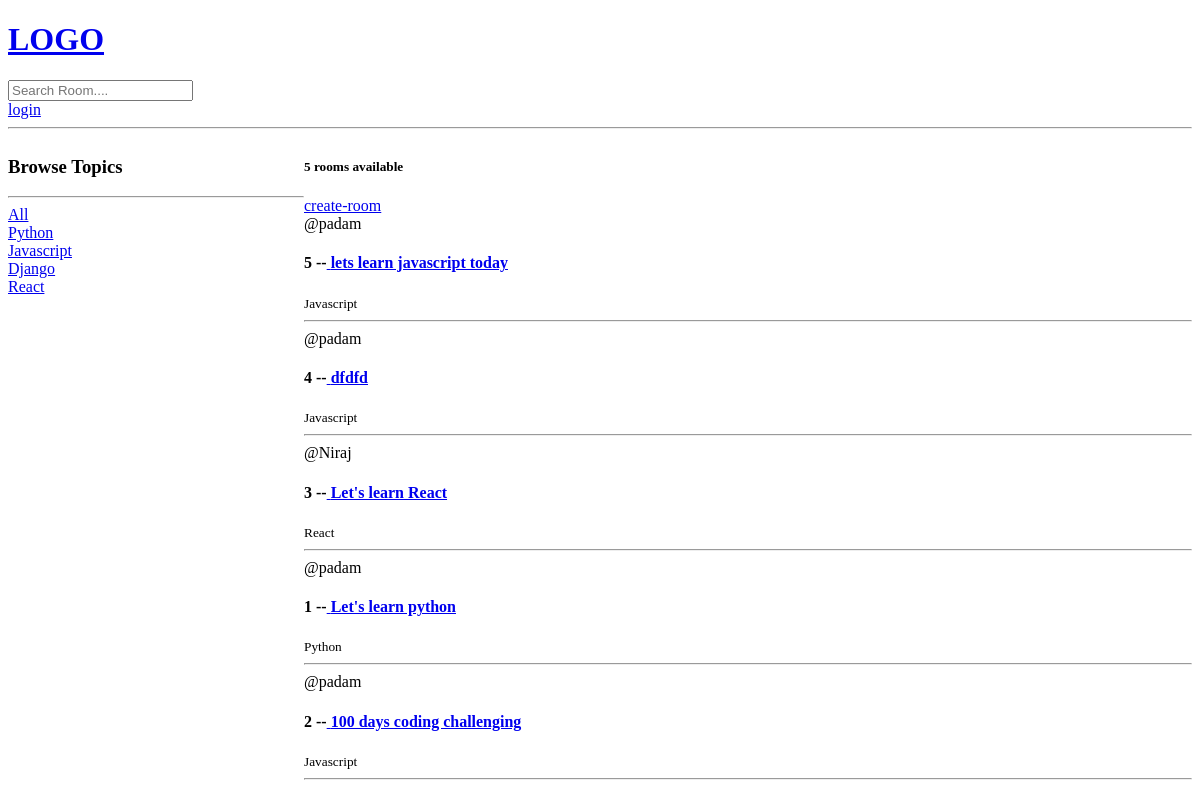
The app's page /, older data.
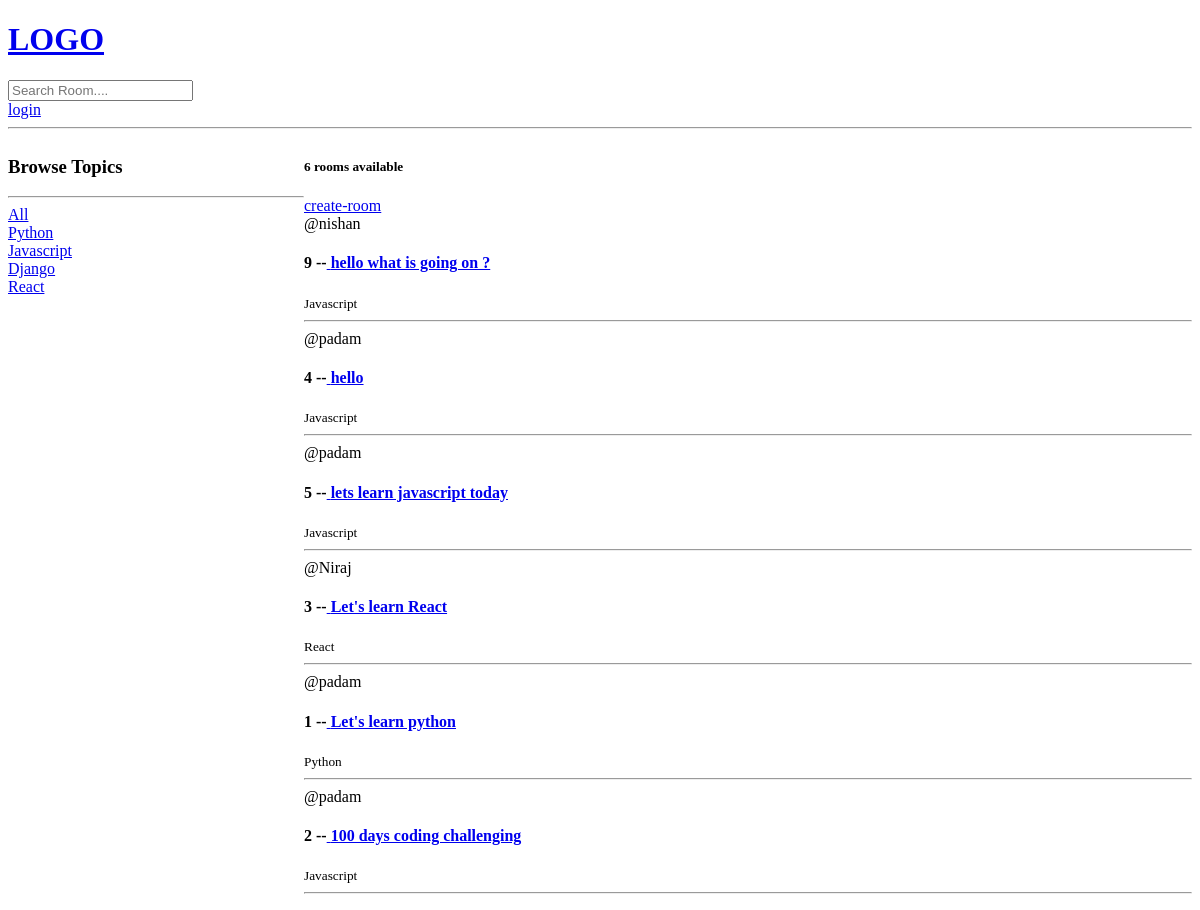
The same page, newer data.
### base/models.py (models this page shows, shortened)
class Topic(models.Model):
    name = models.CharField(max_length=200)

class Room(models.Model):
    host = models.ForeignKey(User,on_delete = models.SET_NULL,null = True)
    topic = models.ForeignKey(Topic,on_delete = models.SET_NULL,null = True)
    name = models.CharField(max_length=200)
    description = models.TextField(null= True,blank = True) #null= true or black= true -- means it cannot be null and black
    participants = models.ManyToManyField(User,related_name='participants' ,blank=True)
    updated = models.DateTimeField(auto_now = True)#it take timestamp everytime whenever updated
    created = models.DateTimeField(auto_now_add = True) #it takes timestapm at the beginning only
    class Meta:
        ordering = ['-updated','-created'] # (-) will make the ordering of lettest item at beginning

### base/views.py (the view)
# urls.py: path('',views.home,name="home"),
def home(request):
    q =request.GET.get('q') if request.GET.get('q') != None else ''
    rooms = Room.objects.filter(
        Q(topic__name__icontains = q) |
        Q(name__icontains = q) |
        Q(description__icontains = q)
        )
    rooms_count = rooms.count()
    topics = Topic.objects.all()
    context = {
        'rooms':rooms,
        'topic':topics,
        'room_count':rooms_count
               }
    return render(request,'base/home.html',context)

### base/templates/base/home.html (shortened to what this page needs)
{% extends 'main.html' %}
{% block content %}
<div class="home-container">
    <div>
        <h3>Browse Topics</h3>
        <hr>
        <div>
            <a href="{% url 'home' %}">All</a>
        </div>
        {% for topics in topic %}
        <div>
            <a href="{% url 'home' %}?q={{topics.name}}">{{topics.name}}</a>
        </div>
        {% endfor %}
    </div>
 <div>
    <h5>{{room_count}} rooms available</h5>
    <a href="{% url 'create-room' %}">create-room</a>
    <div>
        {% for i in rooms %}
            <div>
                <span>@{{i.host.username}}</span>
               <h4>{{i.id}} --<a href="{%  url 'room' i.id %}"> {{i.name}}</a></h4>
                <small>{{i.topic.name}}</small>
               <hr>
            </div>
        {% endfor %}
    </div>
 </div>
</div>
{% endblock content %}

### templates/main.html (shortened to what this page needs)
<!DOCTYPE html>
<html lang="en">
<head>
</head>
<body>
    {% include 'navbar.html' %}
    {% block content%}
    {% endblock %}
</body>
</html>

### templates/navbar.html
<a href="/">
    <h1>LOGO</h1>
</a>
<form action="{% url 'home' %}" method="GET">
    <input type="text" name="q" placeholder="Search Room...."/>
</form>
{% if request.user.is_authenticated %}
<p>Hello {{request.user}}</p>
<a href="{% url 'logout_page' %}">logout</a>
{% else %}
<a href="{% url 'login_page' %}">login</a>
{% endif %}
<hr>

### base/templates/base/home.html (style rules this page uses)
.home-container { display: grid; grid-template-columns: 1fr 3fr; }

Row changes from the older to the newer data that the page shows:
added Room: host.username "nishan", id "9", name "hello what is going on ?", topic.name "Javascript"
changed Room id 4: name "dfdfd" → "hello"; moves up the list
Text that changed along with them:
{{ room_count }}: "5" → "6"
